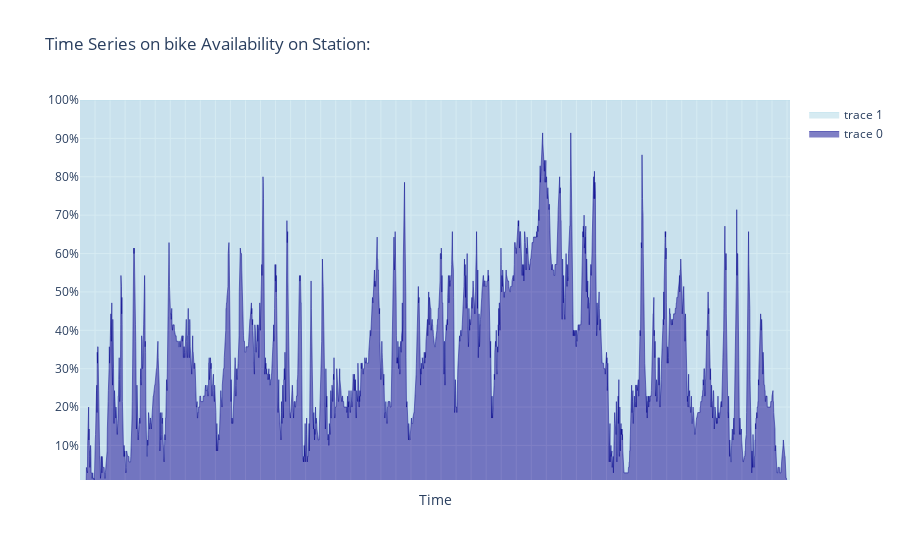

The cell this chart's notebook holds for it:
### Code cell
import plotly.graph_objects as go

x = time_range
fig = go.Figure()

fig.add_trace(go.Scatter(
    x = x, y = time_series_df['bikes_available'],
    mode='lines',
    line=dict(width=0.5, color='darkblue'),
    stackgroup='one',
    groupnorm='percent' # sets the normalization for the sum of the stackgroup
))

fig.add_trace(go.Scatter(
    x = x, y= time_series_df['docks_available'],
    mode='lines',
    line=dict(width=0.5, color='lightblue'),
    stackgroup='one'
))

fig.update_layout(
    showlegend=True,
    title = f'Time Series on bike Availability on Station: ',
    xaxis_type='category',
    
    xaxis = go.XAxis(
        title = 'Time',
        showticklabels=False),

    yaxis=dict(
        type='linear',
        range=[1, 100],
        ticksuffix='%'))

fig.show();

### Figure 1 — Plotly figure (JSON) as saved in the notebook; plotly's stock layout.template omitted (floating-point values rounded to 4 significant figures; data arrays with more than 128 entries replaced by an {"elided": "..."} marker saying what was removed)
{"data": [{"groupnorm": "percent", "line": {"color": "darkblue", "width": 0.5}, "mode": "lines", "stackgroup": "one", "type": "scatter", "x": {"elided": "2881 str values"}, "y": {"elided": "2880 int values"}}, {"line": {"color": "lightblue", "width": 0.5}, "mode": "lines", "stackgroup": "one", "type": "scatter", "x": {"elided": "2881 str values"}, "y": {"elided": "2880 int values"}}], "layout": {"showlegend": true, "title": {"text": "Time Series on bike Availability on Station: "}, "xaxis": {"showticklabels": false, "title": {"text": "Time"}, "type": "category"}, "yaxis": {"range": [1, 100], "ticksuffix": "%", "type": "linear"}}}
